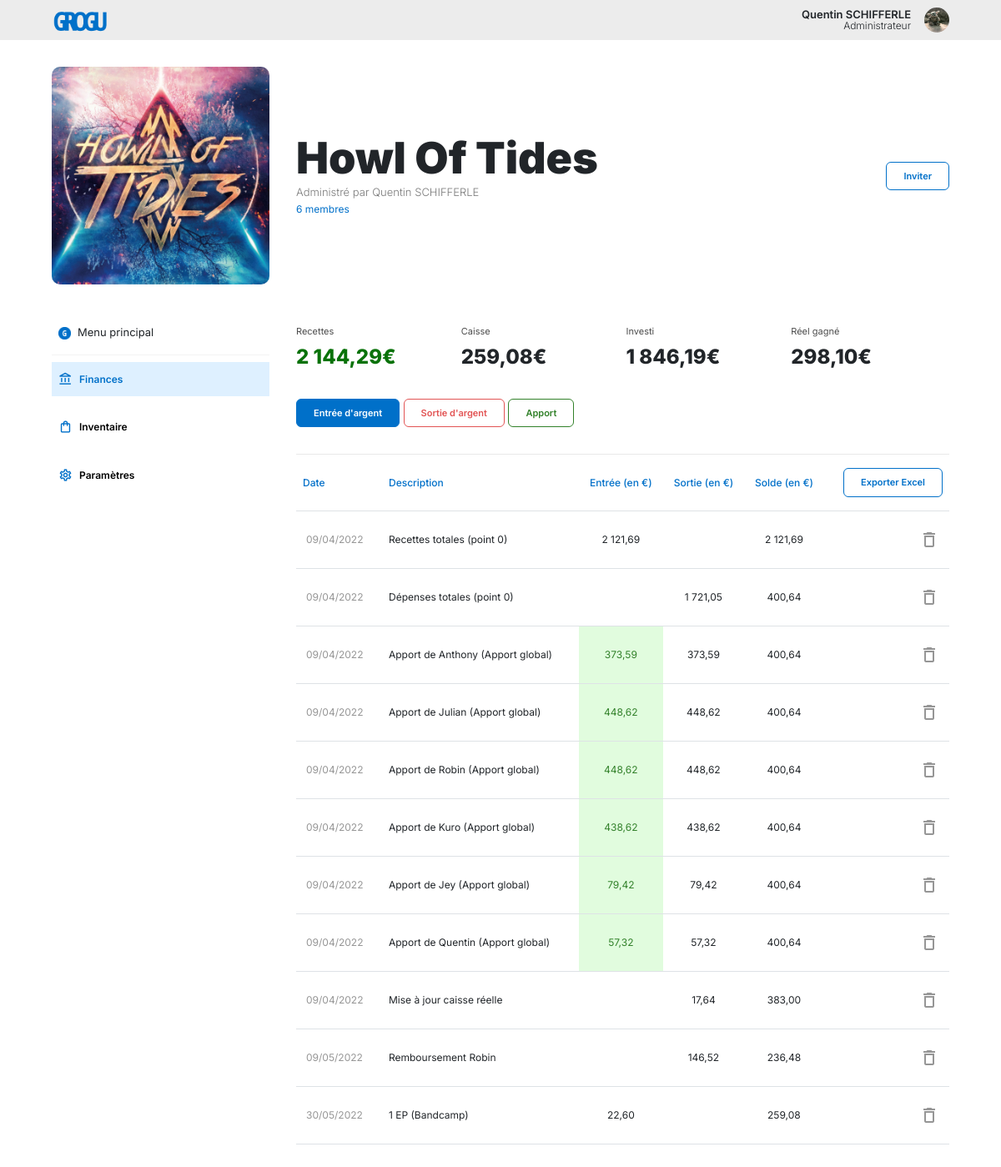
Screenshot of /index.php?page=8H73b2R8yT&ctrl=finances&action=afficher (signed in) with the database file from the repository.
### tables this page shows
CREATE TABLE IF NOT EXISTS `users` (
  `id` int(11) NOT NULL AUTO_INCREMENT,
  `name` varchar(255) NOT NULL,
  `first_name` varchar(255) NOT NULL,
  `mail` varchar(255) NOT NULL,
  `password` text NOT NULL,
  `profile_picture` varchar(255) NOT NULL,
  `date_registration` datetime NOT NULL,
  `confirmed` int(11) NOT NULL DEFAULT '0',
  `active` int(11) NOT NULL DEFAULT '1',
  PRIMARY KEY (`id`)
);

CREATE TABLE IF NOT EXISTS `ranks` (
  `id` int(11) NOT NULL AUTO_INCREMENT,
  `id_page` int(11) NOT NULL,
  `id_user` int(11) NOT NULL,
  `label` varchar(255) NOT NULL,
  `finances` int(11) NOT NULL DEFAULT '0',
  `inventory` int(11) NOT NULL DEFAULT '0',
  `settings` int(11) NOT NULL DEFAULT '0',
  PRIMARY KEY (`id`)
);

CREATE TABLE IF NOT EXISTS `pages` (
  `id` int(11) NOT NULL AUTO_INCREMENT,
  `id_creator` int(11) NOT NULL,
  `name` varchar(255) NOT NULL,
  `picture` varchar(255) NOT NULL DEFAULT 'assets/img/pages/default.jpg',
  `uuid` varchar(10) NOT NULL,
  `active` int(11) NOT NULL DEFAULT '1',
  PRIMARY KEY (`id`)
);

CREATE TABLE IF NOT EXISTS `finances` (
  `id` int(11) NOT NULL AUTO_INCREMENT,
  `id_page` int(11) NOT NULL,
  `type` int(11) NOT NULL,
  `description` text NOT NULL,
  `amount` varchar(255) NOT NULL,
  `date_add` datetime NOT NULL,
  `active` int(11) NOT NULL DEFAULT '1',
  PRIMARY KEY (`id`)
);

### index.php (the view, shortened to what the rows shown need)
<?php
require_once('config/connexion_sql.inc.php');
require_once('model/model.php');
require_once('model/users.php');
require_once('model/members.php');
require_once('model/pages.php');
require_once('model/ranks.php');
$content = null;
if (isset($_GET['ctrl']) && isset($_GET['action']))
{
    $canAccess = true;
    if ($canAccess)
    {
        $ctrl_file = 'controller/'.$_GET['ctrl'].'.inc.php';
        if (file_exists($ctrl_file))
        {
            $ctrl_class = ucfirst($_GET['ctrl']).'Controller';
            if (class_exists($ctrl_class))
            {
                $c = new $ctrl_class();
                $method = $_SERVER['REQUEST_METHOD'].'_'.$_GET['action'];
                if (method_exists($c, $method))
                {
                    if (strtolower($_SERVER['REQUEST_METHOD']) == 'get')
                    {
                        $c->$method();
                        $content = ob_get_clean();
                    }
                    else
                        $c->$method();
                }
            }
        }
    }
}
$isConnected = false;
if ($content != null)
{
    if (isset($_SESSION['user']))
    {
        $isConnected = true;
    }
}
if ($isConnected) :
    $u = Users::getById($_SESSION['user']);
    $p = null;
    if (isset($_GET['page']))
    {
        $p = Pages::getByUuid($_GET['page']);
        $r = Ranks::getByUserAndPage($_SESSION['user'], $p->id());
    }
    if (!isset($_GET['mode'])) :
?>
<!DOCTYPE html>
<html lang="en">
<head>
    <link rel="stylesheet" href="assets/css/bootstrap.css">
    <link rel="stylesheet" href="assets/css/main.css">
</head>
<body>
    <?php $link = ($p != null) ? 'index.php?page='.$p->uuid().'&ctrl=finances&action=afficher' : 'index.php?ctrl=pages&action=afficher'; ?>
    <nav class="navbar">
        <div class="container navbar__container">
            <a class="navbar-brand" href="<?= $link; ?>"><img src="assets/img/logo.png"></a>
            <div class="navbar__container-cta">
                <div class="username_container">
                    <div class="username"><?= $u->first_name().' '.$u->name(); ?></div>
                    <?php if ($p != null) : ?>
                        <div class="rang"><?= $r->label(); ?></div>
                    <?php endif; ?>
                </div>
                <div class="userimg__container dropdown">
                    <img src="<?= $u->profile_picture(); ?>" href="#" class="dropdown-toggle" role="button" id="user_menu" data-bs-toggle="dropdown" aria-expanded="false">
                </div>
            </div>
        </div>
    </nav>
    <?php if ($p != null) : ?>
    <div class="container app-container">
        <div class="header">
            <div class="header__left">
                <div class="groupimg__container">
                    <img src="<?= $p->picture(); ?>">
                </div>
            </div>
            <div class="header__right">
                <div class="infos">
                    <div class="group-title"><?= $p->name(); ?></div>
                    <div class="group-owner">Administré par <?= Users::getById($p->id_creator())->first_name().' '.Users::getById($p->id_creator())->name(); ?></div>
                    <div class="group-members"><a href="#" data-bs-toggle="modal" data-bs-target="#modal_membres"><?= Members::countByPage($p->id()); ?> membre<?php if (Members::countByPage($p->id()) > 1) : ?>s<?php endif; ?></a></div>
                </div>
                <?php if ($p->id_creator() == $u->id()) : ?>
                <div class="cta">
                    <button class="btn btn-outline-primary" data-bs-toggle="modal" data-bs-target="#modal_invitation">Inviter</button>
                </div>
                <?php endif; ?>
            </div>
        </div>
        <div class="content">
            <div class="content__left">
                <div class="content__left-title">
                    <img src="assets/img/favicon_blue.png">
                    <p class="title">Menu principal</p>
                </div>
                <ul class="nav flex-column main-nav">
                    <li class="nav-item">
                        <a class="nav-link <?php if (stripos($_SERVER['REQUEST_URI'], 'finances') !== false) : ?>active<?php endif; ?>" href="index.php?page=<?= $p->uuid(); ?>&ctrl=finances&action=afficher">
                            <span class="material-icons-outlined">account_balance</span>
                            Finances
                        </a>
                    </li>
                    <li class="nav-item">
                        <a class="nav-link <?php if (stripos($_SERVER['REQUEST_URI'], 'inventaire') !== false) : ?>active<?php endif; ?>" href="index.php?page=<?= $p->uuid(); ?>&ctrl=inventaire&action=afficher">
                            <span class="material-icons-outlined">shopping_bag</span>
                            Inventaire
                        </a>
                    </li>
                    <li class="nav-item">
                        <a class="nav-link <?php if (stripos($_SERVER['REQUEST_URI'], 'parametres') !== false) : ?>active<?php endif; ?>" href="index.php?page=<?= $p->uuid(); ?>&ctrl=parametres&action=afficher">
                            <span class="material-icons-outlined">settings</span>
                            Paramètres
                        </a>
                    </li>
                </ul>
            </div>
            <div class="content__right">
                <div class="bloc-page">
                    <?= $content; ?>
                </div>
            </div>
        </div>
    </div>
    <?php else : ?>
        <div class="container app-container">
            <?= $content; ?>
        </div>
    <?php endif; ?>
</body>
</html>
<?php
    else :
        echo $content;
    endif;
else :
    header('Location: connexion.php');
    exit;
endif;

### view/finances/afficher.inc.php (shortened to what the rows shown need)
<div class="finances__header">
    <div class="balance">
        <div class="finances-title">Recettes</div>
        <div class="finances-value balance-number <?php if ($recettes_totales >= 0) : ?>good<?php else : ?>bad<?php endif; ?>"><?= number_format($recettes_totales / 100, 2, ',', ' '); ?>€</div>
    </div>
    <div class="balance">
        <div class="finances-title">Caisse</div>
        <div class="finances-value <?php if ($caisse >= 0) : ?>good<?php else : ?>bad<?php endif; ?>"><?= number_format($caisse / 100, 2, ',', ' '); ?>€</div>
    </div>
    <div class="benefits">
        <div class="finances-title">Investi</div>
        <div class="finances-value"><?= number_format($apport / 100, 2, ',', ' '); ?>€</div>
    </div>
    <div class="losses">
        <div class="finances-title">Réel gagné</div>
        <div class="finances-value"><?= number_format($reel_gagne / 100, 2, ',', ' '); ?>€</div>
    </div>
</div>
<?php if ($rank->finances() == 1) : ?>
<div class="finances__actions">
    <div class="actions">
        <button class="btn btn-primary" data-bs-toggle="modal" data-bs-target="#modal_entree">
            Entrée d'argent
        </button>
        <button class="btn btn-outline-danger" data-bs-toggle="modal" data-bs-target="#modal_sortie">
            Sortie d'argent
        </button>
        <button class="btn btn-outline-success" data-bs-toggle="modal" data-bs-target="#modal_apport">
            Apport
        </button>
    </div>
</div>
<?php endif; ?>
<table class="table table-finance">
    <thead class="table-header">
        <tr>
            <th>Date</th>
            <th>Description</th>
            <th class="text-center">Entrée (en €)</th>
            <th class="text-center">Sortie (en €)</th>
            <th class="text-center">Solde (en €)</th>
            <th class="text-end">
                <a href="index.php?page=<?= $page->uuid(); ?>&ctrl=finances&action=export&mode=empty" class="btn btn-outline-primary">Exporter Excel</button>
            </th>
        </tr>
    </thead>
    <tbody>
        <?php if ($finances != null) : ?>
            <?php $total = 0; ?>
            <?php foreach ($finances as $f) : ?>
                <tr>
                    <td><span class="date-table"><?= date('d/m/Y', strtotime($f->date_add())); ?></span></td>
                    <td><?= $f->description(); ?></td>
                    <td class="text-center<?php if ($f->type() == 2) : ?> bg-success<?php endif; ?>"><?php if ($f->type() == 1 || $f->type() == 2) : ?><?= number_format($f->amount() / 100, 2, ',', ' '); ?><?php endif; ?></td>
                    <td class="text-center"><?php if ($f->type() == 0 || $f->type() == 2) : ?><?= number_format($f->amount() / 100, 2, ',', ' '); ?><?php endif; ?></td>
                    <?php
                        if ($f->type() == 1)
                            $total += ($f->amount() / 100);
                        else if ($f->type() == 2)
                            $total = $total;
                        else
                            $total -= ($f->amount() / 100);
                    ?>
                    <td class="text-center"><?= number_format($total, 2, ',', ' '); ?></td>
                    <td class="text-end">
                        <?php if ($rank->finances() == 1) : ?>
                            <a data-id="<?= $f->id(); ?>" href="index.php?page=<?= $page->uuid(); ?>&ctrl=finances&action=supprimer&id=<?= $f->id(); ?>" class="delete"><span class="material-icons">delete_outline</span></a>
                        <?php endif; ?>
                    </td>
                </tr>
            <?php endforeach; ?>
        <?php endif; ?>
    </tbody>
</table>

### rows the page displays
users: first_name "Quentin", name "SCHIFFERLE", profile_picture (picture)
ranks: label "Administrateur"
pages: picture (picture), name "Howl Of Tides", id_creator.active "Quentin", id_creator.active "SCHIFFERLE"
finances: date_add "09/04/2022", description "Recettes totales (point 0)", $f->amount()/100 "2 121,69", total "2 121,69"
finances: date_add "09/04/2022", description "Dépenses totales (point 0)", type 0 (drawn), $f->amount()/100 "1 721,05", total "400,64"
finances: date_add "09/04/2022", description "Apport de Anthony (Apport global)", $f->amount()/100 "373,59", total "400,64"
finances: date_add "09/04/2022", description "Apport de Julian (Apport global)", $f->amount()/100 "448,62", total "400,64"
finances: date_add "09/04/2022", description "Apport de Robin (Apport global)", $f->amount()/100 "448,62", total "400,64"
finances: date_add "09/04/2022", description "Apport de Kuro (Apport global)", $f->amount()/100 "438,62", total "400,64"
finances: date_add "09/04/2022", description "Apport de Jey (Apport global)", $f->amount()/100 "79,42", total "400,64"
finances: date_add "09/04/2022", description "Apport de Quentin (Apport global)", $f->amount()/100 "57,32", total "400,64"
finances: date_add "09/04/2022", description "Mise à jour caisse réelle", type 0 (drawn), $f->amount()/100 "17,64", total "383,00"
finances: date_add "09/05/2022", description "Remboursement Robin", type 0 (drawn), $f->amount()/100 "146,52", total "236,48"
finances: date_add "30/05/2022", description "1 EP (Bandcamp)", $f->amount()/100 "22,60", total "259,08"

### other values shown
Members::countByPage($p->id()) "6"
$recettes_totales / 100 "2 144,29"
$caisse / 100 "259,08"
$apport / 100 "1 846,19"
$reel_gagne / 100 "298,10"
